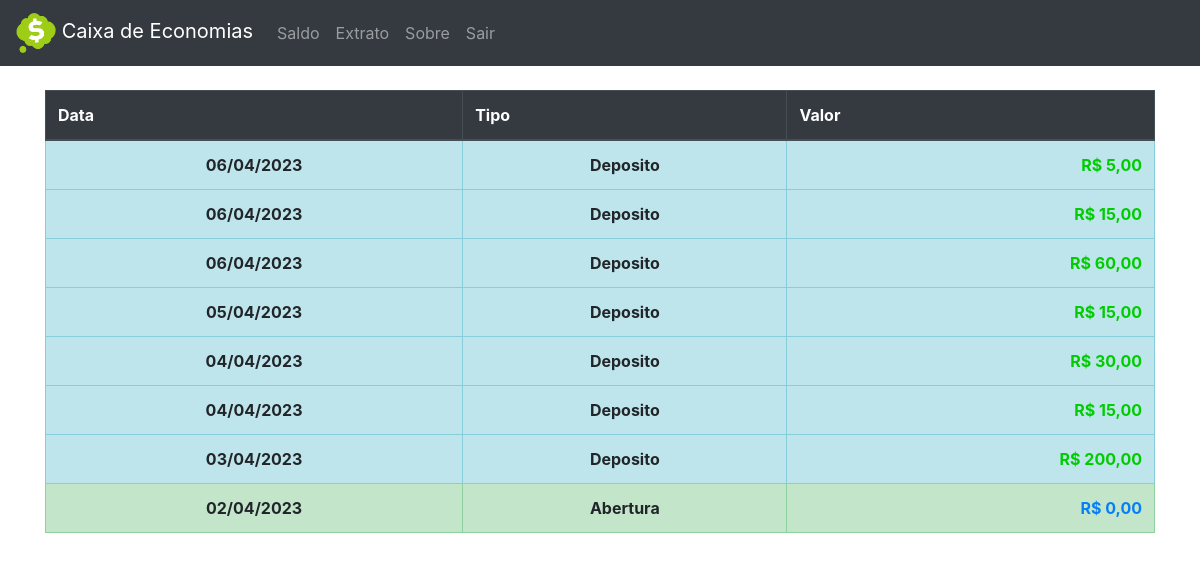
/extratos (signed in), run on an earlier commit of the app's database.
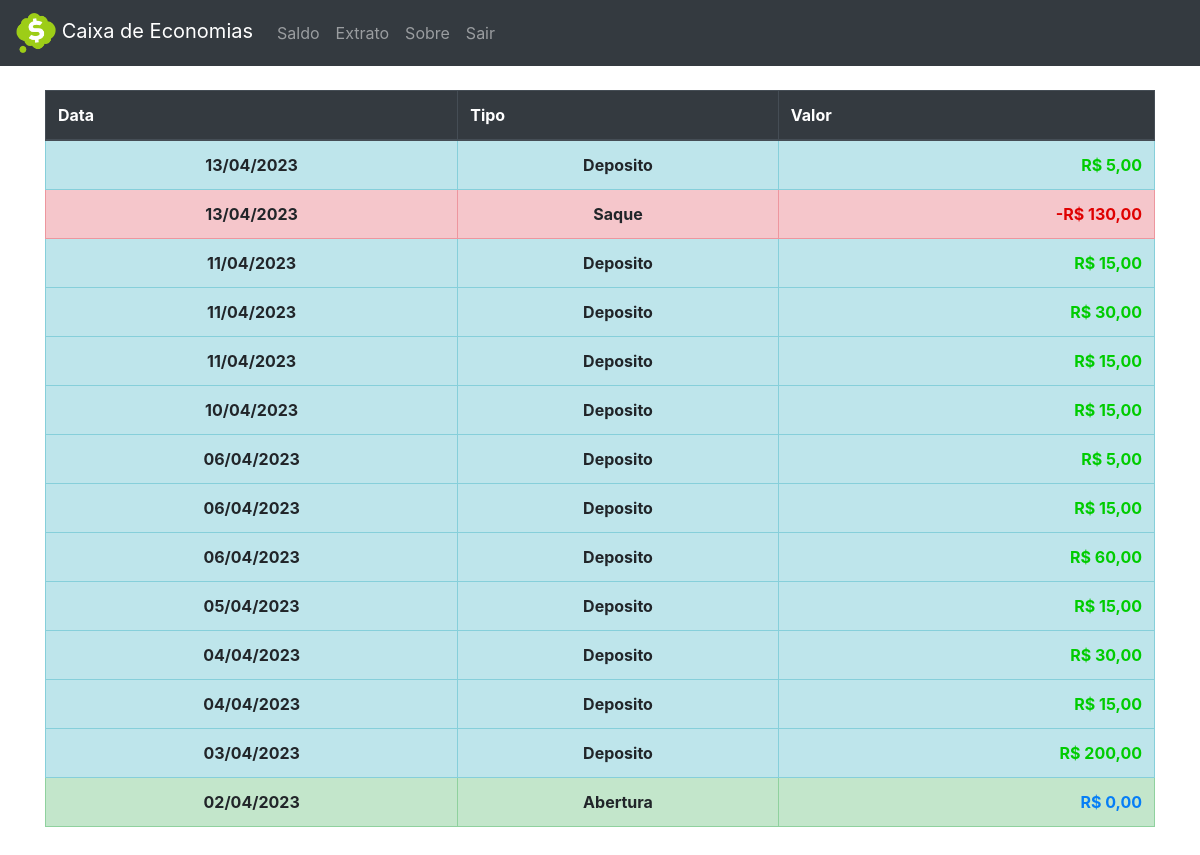
And on a later commit of the database.
### tables this page shows
CREATE TABLE movimentacao(Data DATE, TMov TEXT, VMov REAL, Descricao TEXT);

### App.py (the view)
@app.route('/extratos')
def extratos():
	if ( session ):
		a, b, c, li = Control_DB.ultrow(session['usuario'])
		li = li[::-1]
		return render_template('extratos.html', li = li, real = rs.float_to_s)
	return redirect( url_for('login') )

### App.py (called while the page is built)
	def ultrow(x):
		con = sqlite3.connect(path_db + x + '.db')
		cur = con.cursor()
		li = []
		for row in cur.execute('''SELECT * FROM movimentacao'''):
			ult = row
			li += [row]
		x = ult[2]
		y = ult[1]
		z = ult[0]
		con.commit()
		con.close()
		return x, y, z, li

### templates/extratos.html (shortened to what this page needs)
<!DOCTYPE html>
<html lang="pt-br">
	<head>
		<link rel="stylesheet" href="{{ url_for('static', filename='css/bootstrap.min.css') }}">
</head>
<body>
	<nav class="navbar navbar-expand-md bg-dark navbar-dark">
	  <a class="navbar-brand" href="{{ url_for('homepage') }}"><img src="/static/imgs/logo.png" alt="Logo" style="width:40px;"> Caixa de Economias</a>
	  <div class="collapse navbar-collapse" id="collapsibleNavbar">
	    <ul class="navbar-nav">
	      <li class="nav-item">
	        <a class="nav-link" href="{{ url_for('homepage') }}">Saldo</a>
	      </li>
	      <li class="nav-item">
	        <a class="nav-link" href="{{ url_for('extratos') }}">Extrato</a>
	      </li>
	      <li class="nav-item">
	        <a class="nav-link" href="#">Sobre</a>
	      </li>
	      <li class="nav-item">
	        <a class="nav-link" href="{{ url_for('sair') }}">Sair</a>
	      </li>
	    </ul>
	  </div>
	</nav>
	<div class="container">
			<br>
			<table class="table table-bordered table-hover">
				<thead class="thead-dark">
					<tr>
				    	<th>Data</th>
				    	<th>Tipo</th>
				    	<th>Valor</th>
					</tr>
				</thead>
				<tbody>
					{% for i in li %}
						{% if 	i[1] == 'deposito' %}
						{% set cor_mov = 'table-info'%}
						{% set cor_valor = '#00CC00'%}
						{% elif 	i[1] == 'saque' %}
						{% set cor_mov = 'table-danger'%}
						{% set cor_valor = '#DF0101'%}
						{% else %}
						{% set cor_mov = 'table-success' %}
						{% set cor_valor = '#067EF6'%}
						{% endif %}
					<tr class="{{ cor_mov }}"  data-toggle="tooltip" title="{{ i[3].capitalize() }}">
						<td align="center" style=" font-weight: bold;">{{ i[0] }}</td>
						<td align="center" style=" font-weight: bold;">{{ i[1].capitalize() }}</td>
						<td align="right" style="font-weight: bold; color: {{  cor_valor }};">{{ real(i[2]) }}</td>
					</tr>
					{% endfor %}
				</tbody>
			</table>
	</div>
	<br>
</body>
</html>

What changed in the data, as far as the page shows it:
added movimentacao: Data "13/04/2023", TMov "Deposito", VMov "R$ 5,00"
added movimentacao: Data "13/04/2023", TMov "Saque", VMov "-R$ 130,00"
added movimentacao: Data "11/04/2023", TMov "Deposito", VMov "R$ 15,00"
added movimentacao: Data "11/04/2023", TMov "Deposito", VMov "R$ 30,00"
added movimentacao: Data "11/04/2023", TMov "Deposito", VMov "R$ 15,00"
added movimentacao: Data "10/04/2023", TMov "Deposito", VMov "R$ 15,00"
